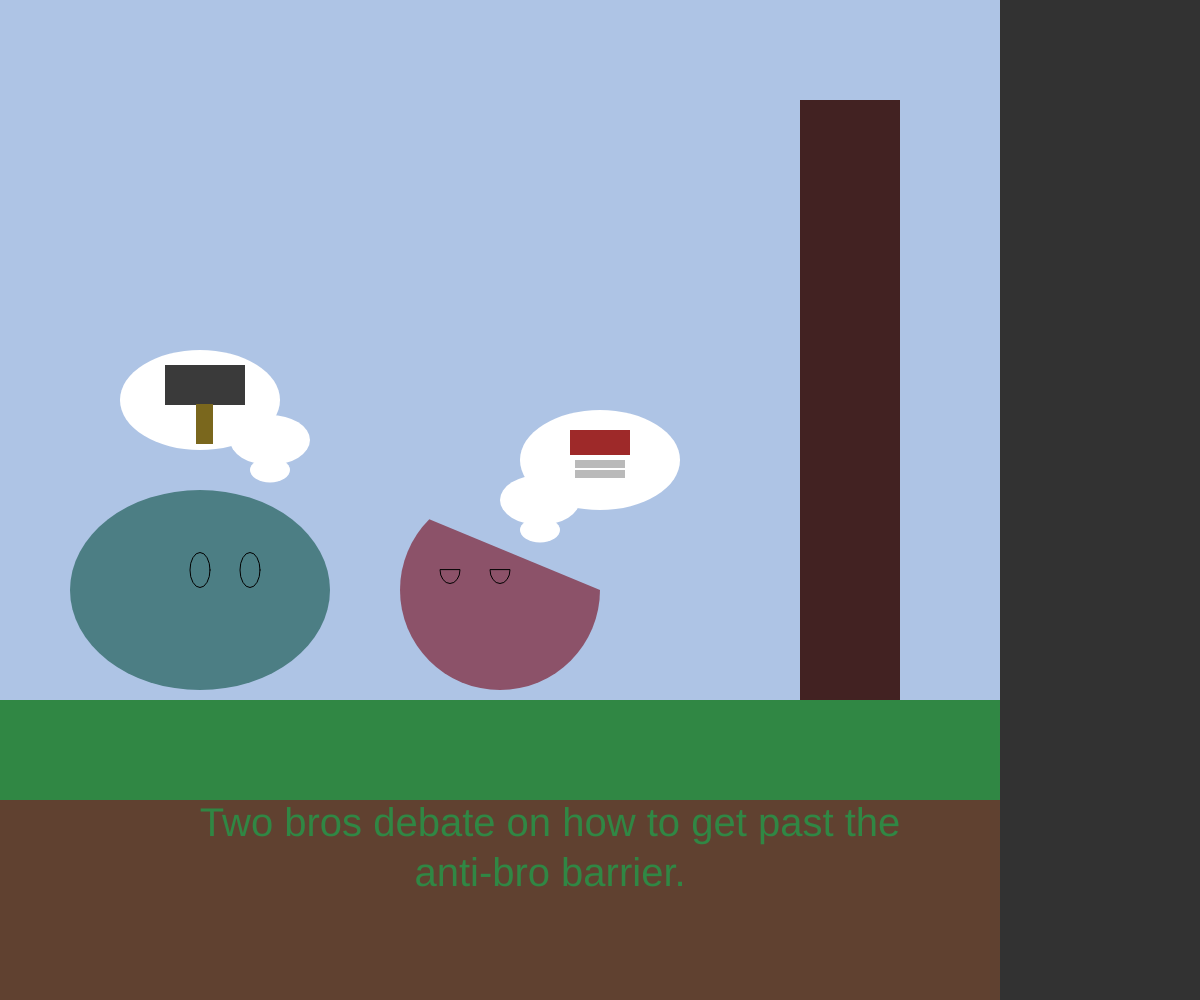
Frame 1 (no input)
Frame 60 (no input): identical to frame 1, image omitted
Frame 120 (the mouse pressed at the canvas centre since frame 60): identical to frame 1, image omitted

The p5.js sketch that drew this single still picture (run headless with seeded random() and noise() and a simulated clock; from frame 60 on, the mouse is pressed at the canvas centre):

// p5.js sketch
// ── sketch.js
/*
    interactive story by jayson 
*/

// global variable

//beginning, endone, endtwo
var currentSetting = "beginning";
var story = "Two bros debate on how to get past the anti-bro barrier.";
var storytwo = "Unfotunately, the bro-hammer just sorta bounced off and crushed red bro.";
var storythree = "Turns out living mostly off doritos makes you less and less aerodynamic. Huh.";

function setup() {
    createCanvas(windowWidth, windowHeight);
    textSize(40);
    textAlign(CENTER, CENTER);
}

function mouseClicked() {
    if (currentSetting == "endone") currentSetting = "beginning";
    if (currentSetting == "endtwo") currentSetting = "beginning";

    // detect which character is clicked
    else if (currentSetting == "beginning") {
        // clicked the orange
        //ellipse(200, 400, 160, 100);
        var hammer = dist(mouseX, mouseY, 200, 400);
        if (hammer < 160 / 2) {
            currentSetting = "endone";
        }
        //ellipse(600, 460, 160, 100);
        // clicked banana
        var spring = dist(mouseX, mouseY, 600, 460);
        if (spring < 160 / 2) {
            currentSetting = "endtwo";
        }
    }
}



function bg() {

    //sky
    fill('#aec4e5');
    noStroke();
    rect(0, 0, 1000, 8000);

    //ground
    fill('#604130');
    noStroke();
    rect(0, 700, 1000, 2000);

    //grass
    fill('#308744');
    noStroke();
    rect(0, 700, 1000, 100);
}

function draw() {
    background(50);

    if (currentSetting == "beginning") {


        bg();
        // first character
        fill('#4c7e84');
        noStroke();
        ellipse(200, 590, 260, 200); // body
        stroke(0);
        ellipse(250, 570, 20, 35); // left eye
        ellipse(200, 570, 20, 35); // right eye

        // second character
        fill('#8c5269');
        noStroke();
        arc(500, 590, 200, 200, 0, PI + QUARTER_PI, CHORD); //body
        stroke(0);
        arc(500, 570, 20, 27, 0, PI, CHORD); //right eye
        arc(450, 570, 20, 27, 0, PI, CHORD); //left eye

        //wall
        fill('#422222');
        noStroke();
        rect(800, 100, 100, 600);

        //bubbleone
        fill('white');
        noStroke();
        ellipse(200, 400, 160, 100);
        ellipse(270, 440, 80, 50);
        ellipse(270, 470, 40, 25);
        fill('#3a3a3a');
        rect(165, 365, 80, 40);
        fill('#7a671d');
        rect(196, 404, 17, 40);

        //bubbletwo
        fill('white');
        noStroke();
        ellipse(600, 460, 160, 100);
        ellipse(540, 500, 80, 50);
        ellipse(540, 530, 40, 25);
        fill('#9e2929');
        rect(570, 430, 60, 25);
        fill('#bababa');
        rect(575, 470, 50, 8);
        rect(575, 460, 50, 8);

        fill('#184182');

        fill('#308744');
        noStroke();
        text(story, 150, 700, 800, 300);


    } else if (currentSetting == "endone") {
        bg();
        // first character
        fill('#4c7e84');
        noStroke();
        ellipse(600, 590, 260, 200); // body
        stroke(0);
        ellipse(650, 570, 20, 25); // left eye
        ellipse(700, 570, 20, 15); // right eye

        // second character
        fill('#8c5269');
        noStroke();
        arc(180, 630, 250, 130, 0, PI + QUARTER_PI, CHORD); //body
        stroke(0);
        arc(100, 600, 20, 32, 0, PI, CHORD); //right eye
        arc(155, 610, 27, 27, 0, PI, CHORD); //left eye


        //wall
        fill('#422222');
        noStroke();
        rect(800, 100, 100, 600);

        //hammer
        noStroke();
        push();
        rotate(PI / 15);
        fill('#3a3a3a');
        rect(180, 290, 120, 200);
        pop();

        push();
        rotate(PI / 15);
        fill('#7a671d');
        rect(300, 370, 400, 40);
        pop();

        fill('#308744');
        noStroke();
        text(storytwo, 200, 700, 800, 300);


    } else if (currentSetting == "endtwo") {
        bg();
        // first character
        fill('#4c7e84');
        noStroke();
        ellipse(765, 250, 70, 270); // body
        stroke(0);
        ellipse(740, 199, 17, 25); // left eye
        ellipse(770, 200, 17, 35); // right eye

        // second character
        fill('#8c5269');
        noStroke();
        arc(765, 330, 70, 330, 0, PI + QUARTER_PI, CHORD); //body
        stroke(0);
        arc(770, 350, 10, 52, 0, PI, CHORD); //right eye
        arc(755, 370, 10, 57, 0, PI, CHORD); //left eye

        fill('#9e2929');
        noStroke();
        rect(500, 530, 200, 60);
        fill('#bababa');
        rect(525, 600, 150, 30);
        rect(525, 650, 150, 30);

        //wall
        fill('#422222');
        noStroke();
        rect(800, 100, 100, 600);


        fill('#308744');
        noStroke();
        text(storythree, 200, 700, 800, 300);
    }


}
